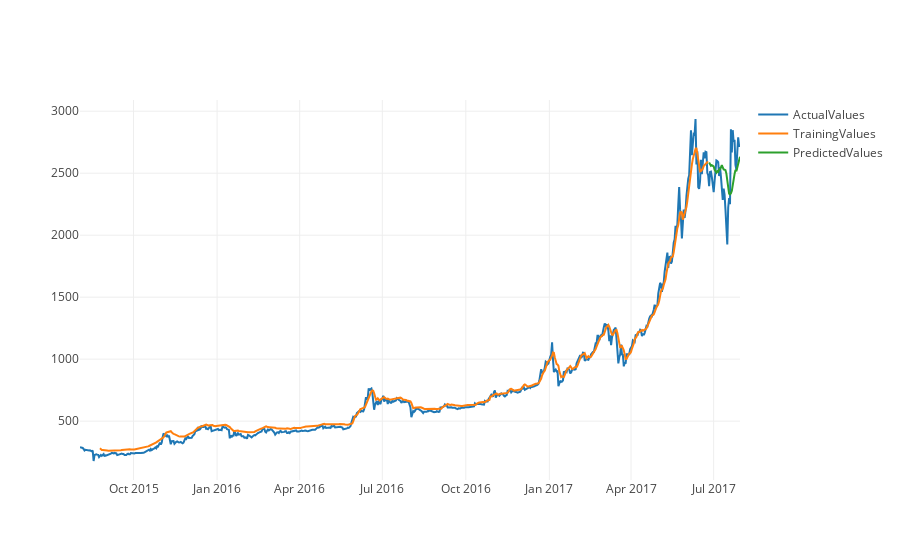

The cell this chart's notebook holds for it:
### Code cell
USDT_BTC = nextDayPrediction('USDT_BTC', 'poloniex')

### Figure 1 — Plotly figure (JSON) as saved in the notebook; plotly's stock layout.template omitted (floating-point values rounded to 4 significant figures; data arrays with more than 128 entries replaced by an {"elided": "..."} marker saying what was removed)
{"data": [{"name": "ActualValues", "type": "scatter", "x": {"elided": "728 str values"}, "y": {"elided": "728 float values"}}, {"name": "TrainingValues", "type": "scatter", "x": {"elided": "728 str values"}, "y": {"elided": "728 float values"}}, {"name": "PredictedValues", "type": "scatter", "x": {"elided": "728 str values"}, "y": {"elided": "728 float values"}}], "layout": {}}
